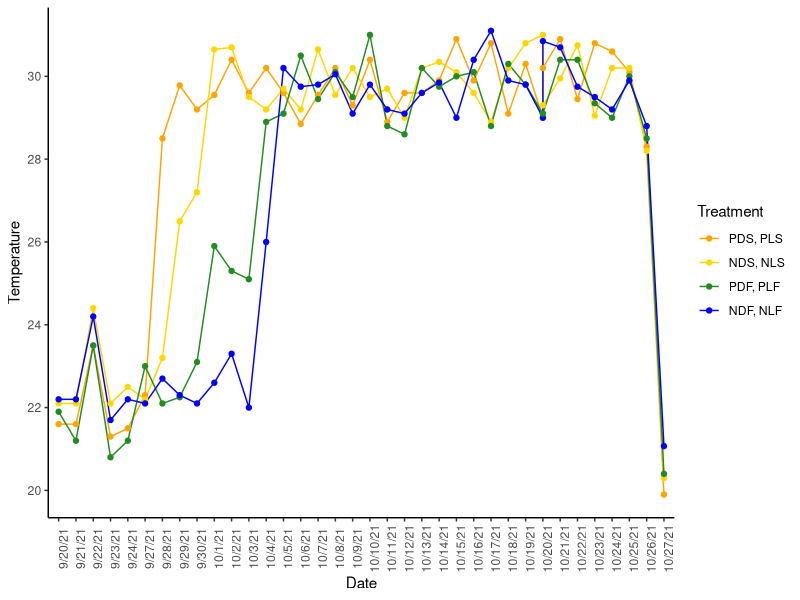

The R source for this figure:
# Sarah Speroff
# Rotjan Lab 2021

# A. Poculata Multiple stressor thesis analysis 
# X - Rack water quality data 

# set wd
getwd()
setwd("/Users/speroffs/Desktop/A.Poculata-Multiple-stressors-thesis-analysis-/WQ")

# read data
WQ <- read.csv("XRack.water.quality.csv", header=TRUE)

# inspect data
head(WQ)
tail(WQ)
str(WQ)

#load libraries
library(ggplot2)

################################################################################
#
#                                TEMPERATURE
#
################################################################################

# load library
library(data.table)

# calculate means and sd of temps
setDT(WQ)
WQ[ ,list(mean=mean(Temperature), sd=sd(Temperature)), by=Sump] # maybe we'll remove the pre-treatment dates


# order date
WQ$Date <- factor(WQ$Date, levels = c("9/20/21", "9/21/21", "9/22/21", "9/23/21", "9/24/21", "9/27/21",
                                      "9/28/21", "9/29/21","9/30/21", "10/1/21", "10/2/21", "10/3/21", 
                                      "10/4/21", "10/5/21","10/6/21", "10/7/21", "10/8/21", "10/9/21", 
                                      "10/10/21", "10/11/21", "10/12/21", "10/13/21", "10/14/21", 
                                      "10/15/21", "10/16/21", "10/17/21","10/18/21", "10/19/21", 
                                      "10/20/21", "10/21/21", "10/22/21", "10/23/21",
                                      "10/24/21", "10/25/21", "10/26/21", "10/27/21"))

# reorder treaments to match x rack sump colors
WQ$Treatment <- factor(WQ$Treatment, levels = c("PDS, PLS","NDS, NLS","PDF, PLF", "NDF, NLF"))
  
# plot 
ggplot(data=WQ, aes(x=Date, y=Temperature, group = Treatment, color = Treatment)) + 
  geom_line() +
  geom_point() +
  scale_color_manual(values = c("PDS, PLS" = "orange", "NDS, NLS" = "gold", 
                                "PDF, PLF" = "forest green", "NDF, NLF" = "blue")) +
  theme_classic() +
  theme(axis.text.x = element_text(angle = 90)) +
  #geom_vline(aes(xintercept = "9/27/21"), size = 0.5, color = "orange", linetype = "dashed") +
  #geom_vline(aes(xintercept = "9/29/21"), size = 0.5, color = "gold", linetype = "dashed") +
  #geom_vline(aes(xintercept = "10/1/21"), size = 0.5, color = "forest green", linetype = "dashed") +
  #geom_vline(aes(xintercept = "10/4/21"), size = 0.5, color = "blue", linetype = "dashed") +
  scale_y_continuous(breaks = seq(20,35,2)) 
 
  



  